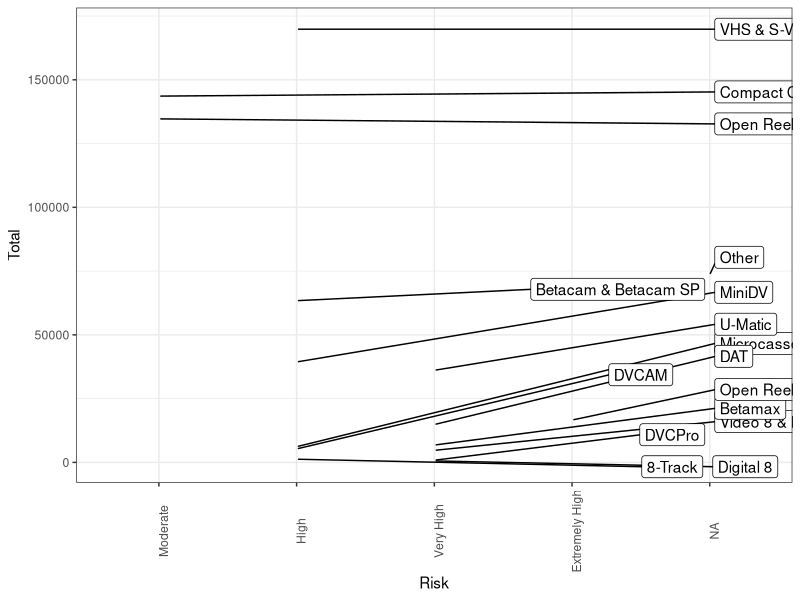
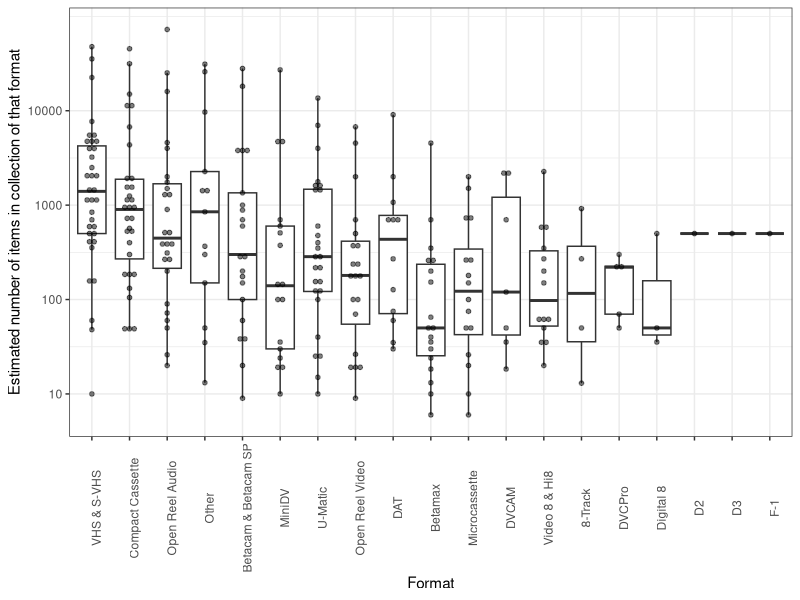
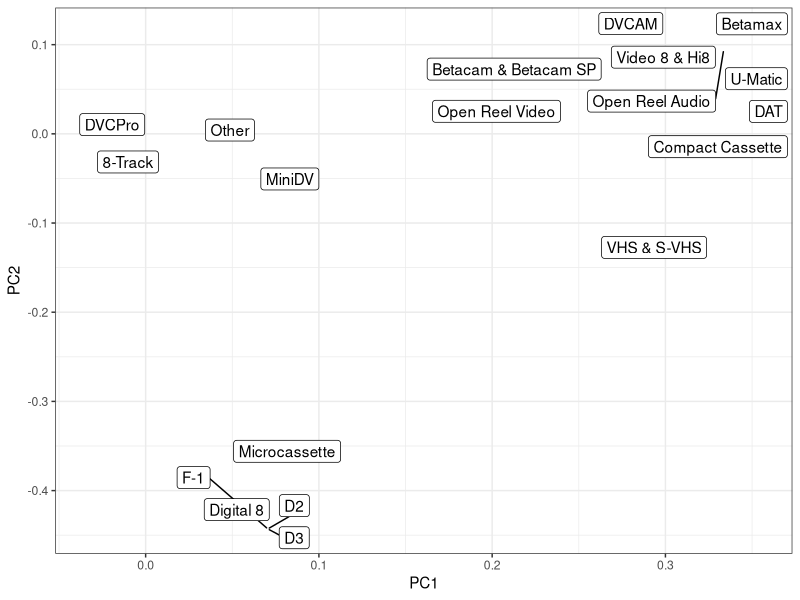
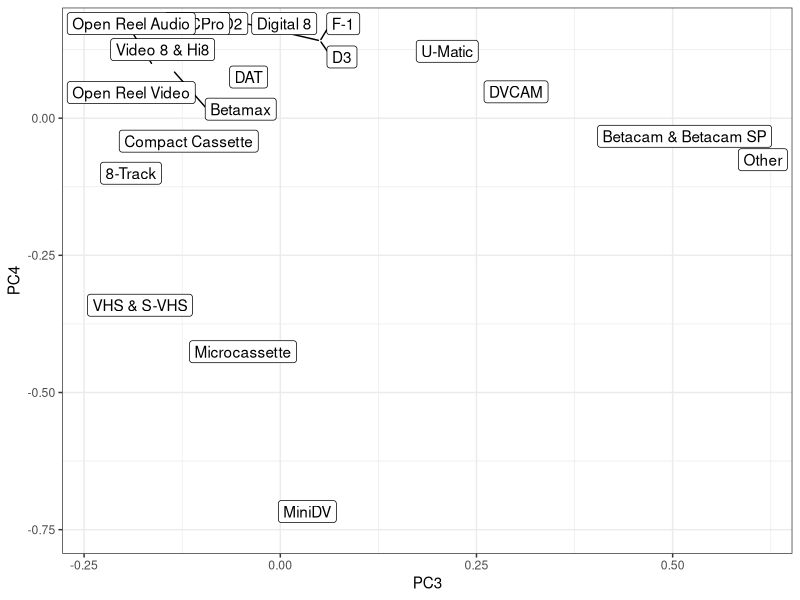
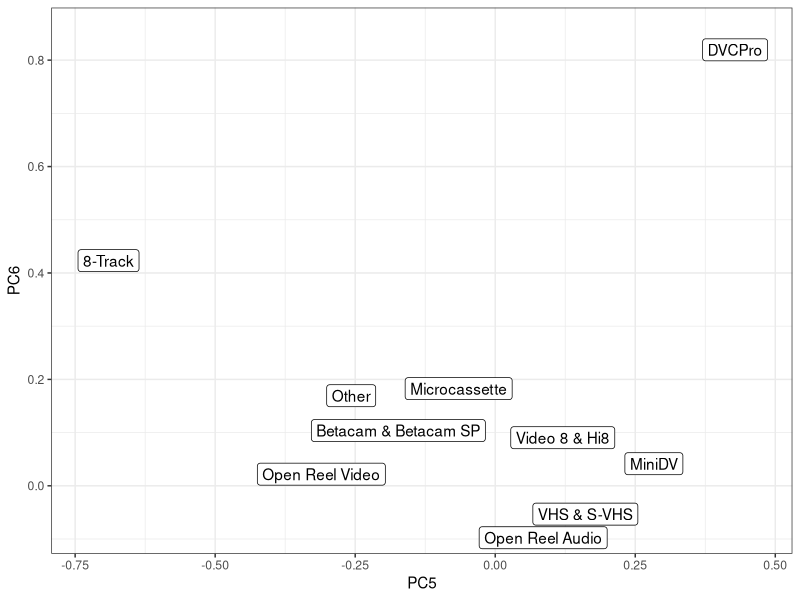
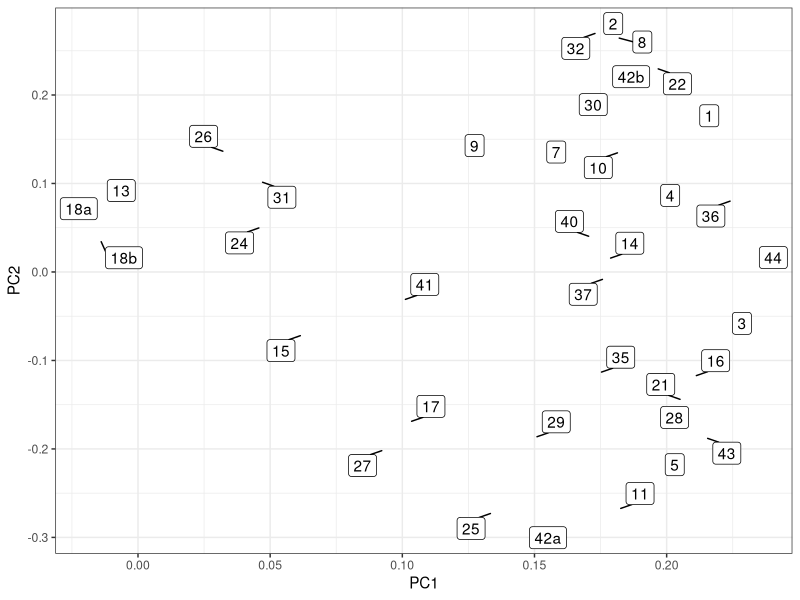
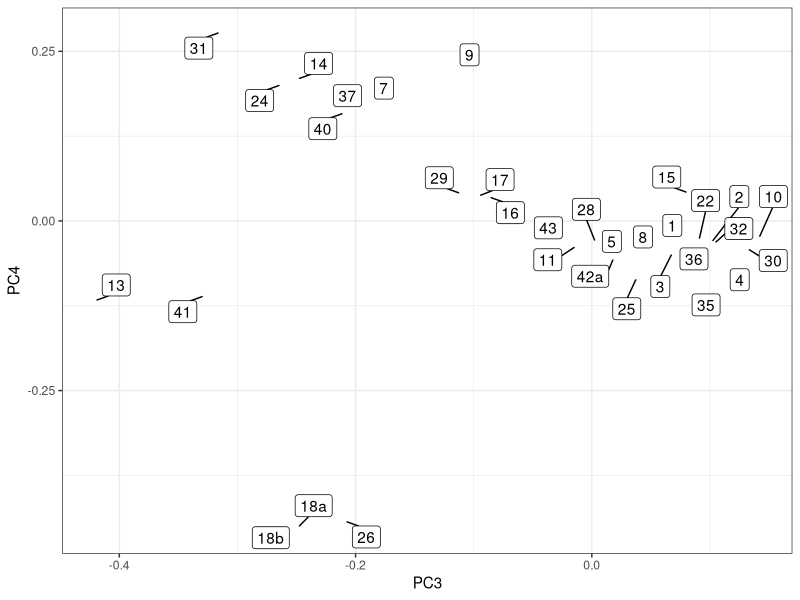
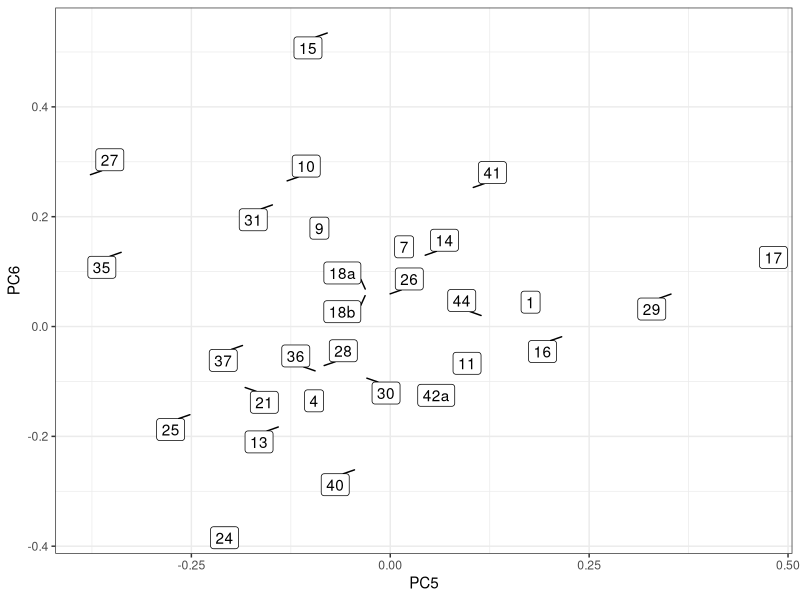

Reproduce these figures in R, in order.
## ---- chunk 1
library(tidyverse)
library(ggrepel)
library(pheatmap)
## ---- chunk 2
datar <- read_csv("RESULTS_V2_181209_Magnetic Media Survey - Some Calculations.csv") %>%
    filter(complete.cases(.)) 

pdatar <- datar %>% 
    gather(variable,value,-`Institution-CollectionKey`) %>%
    mutate(value=as.numeric(value)) 

risk_factors <- read_tsv("risk_factors.tsv") %>%
    mutate(Risk=factor(Risk,levels=c("Low","Moderate","High","Very High","Extremely High")))
## ---- chunk 3
totals_and_risks <- pdatar %>% filter(variable!="Total Items") %>%
    group_by(variable) %>% summarize(Total=sum(value,na.rm=T)) %>%
    arrange(Total) %>%
    mutate(Format=factor(variable,levels=variable)) %>%
    left_join(risk_factors,by="Format") %>%
    select(-Quantity)
## ---- chunk 4
g<- totals_and_risks%>%
    filter(Total>0)%>%
    ggplot()+theme_bw()+
    aes(x=Risk,y=Total)+
    theme(axis.text.x=element_text(angle=90))+
    geom_label_repel(aes(label=Format))
g
## ---- chunk 5
g <- pdatar %>%
    mutate(variable=factor(variable,levels=arrange(totals_and_risks,-Total)$Format)) %>%
    filter(variable!="Total Items")%>%
    filter(value>0)%>%
    ggplot()+theme_bw()+
    geom_boxplot(outlier.alpha=0)+
    geom_dotplot(binaxis="y",stackdir="center",dotsize=1.0,alpha=0.5,binwidth=0.05)+
    aes(x=variable,y=value)+
    scale_y_log10(breaks=c(10,100,1000,10000,1000000))+
    theme(axis.text.x=element_text(angle=90))+
    ylab("Estimated number of items in collection of that format")+
    xlab("Format")
g
## ---- chunk 6
matrix_by_inst <- as.matrix(datar[,-c(1,2)])
rownames(matrix_by_inst) <- datar[,1][[1]]
cluster_inst <- hclust(dist(scale(matrix_by_inst))) 
matrix_by_media <- t(as.matrix(datar[,-c(1,2)]))
cluster_media <- hclust(dist(scale(matrix_by_media)))
## ---- chunk 7
pca_media <- prcomp(t(matrix_by_media[apply(matrix_by_media,1,sum)>0,]),center=T,scale=T)
pca_inst <- prcomp(t(matrix_by_inst[apply(matrix_by_inst,1,sum)>0,] ),center=T,scale=T)

media_pca_plot <- pca_media$rotation %>% 
    {bind_cols(tibble(Format=rownames(.)),as.tibble(.))} %>%
    select(Format,PC1,PC2,PC3,PC4,PC5,PC6) %>% 
    ggplot()+theme_bw()+
    aes(label=Format)+
    geom_label_repel()
media_pca_plot + aes(x=PC1,y=PC2)
media_pca_plot + aes(x=PC3,y=PC4)
media_pca_plot + aes(x=PC5,y=PC6)

inst_pca_plot <- pca_inst$rotation %>% 
    {bind_cols(tibble(Format=rownames(.)),as.tibble(.))} %>%
    select(Format,PC1,PC2,PC3,PC4,PC5,PC6) %>% 
    ggplot()+theme_bw()+
    aes(label=Format)+
    geom_label_repel()
inst_pca_plot + aes(x=PC1,y=PC2)
inst_pca_plot + aes(x=PC3,y=PC4)
inst_pca_plot + aes(x=PC5,y=PC6)
## ---- chunk 8

row_ann <- data.frame(Collection=str_c("C_",as.character(rownames(matrix_by_inst)[cluster_inst$order])))
rownames(row_ann) <- as.character(row_ann[[1]])
col_ann <- data.frame(Format=rownames(matrix_by_media)[cluster_media$order]) %>%
    left_join(totals_and_risks,by="Format") %>% select(-variable)
rownames(col_ann) <- col_ann[[1]]
col_ann <- col_ann[,-1]

g <- pheatmap( log10(datar[,-c(1,2)]+400),
    color=c("#FFFFFF",colorRampPalette((RColorBrewer::brewer.pal(n=7,name="YlGnBu")))(99)),
    correlation_distance_rows="pearson",
    correlation_distance_cols="pearson",
    cluster_rows=cluster_inst,
    cluster_cols=cluster_media,
    show_rownames=F,show_colnames=T,
    #annotation_row=row_ann,
    annotation_col=col_ann,
    annotation_colors=NULL,
    annotation_legend=T)
g
